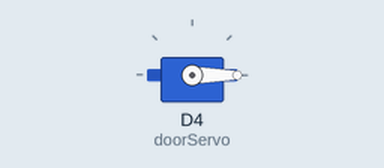
This sketch was run on a simulated ESP8266 (NodeMCU). Shown: servo.

Above: at 0.05 s.
At 1.5 s:
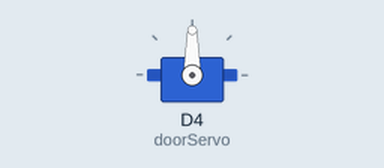
At 3.0 s:
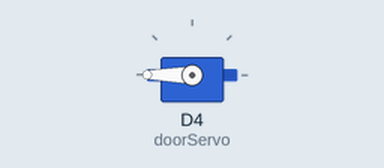
Timing chart, 0 to 6.9 s (numbered marks = the images above):
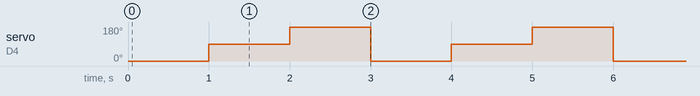

The sketch:

07_Servo.ino
```cpp
#include <Servo.h>

Servo doorServo;

void setup() {
  doorServo.attach(D4);
}

void loop() {
  doorServo.write(0);
  delay(1000);

  doorServo.write(90);
  delay(1000);

  doorServo.write(180);
  delay(1000);
}
```

Measured:
- by itself, servo on D4 (doorServo): repeats every 3.0 s: 180° 1.0 s, 0° 1.0 s, 90° 1.0 s
